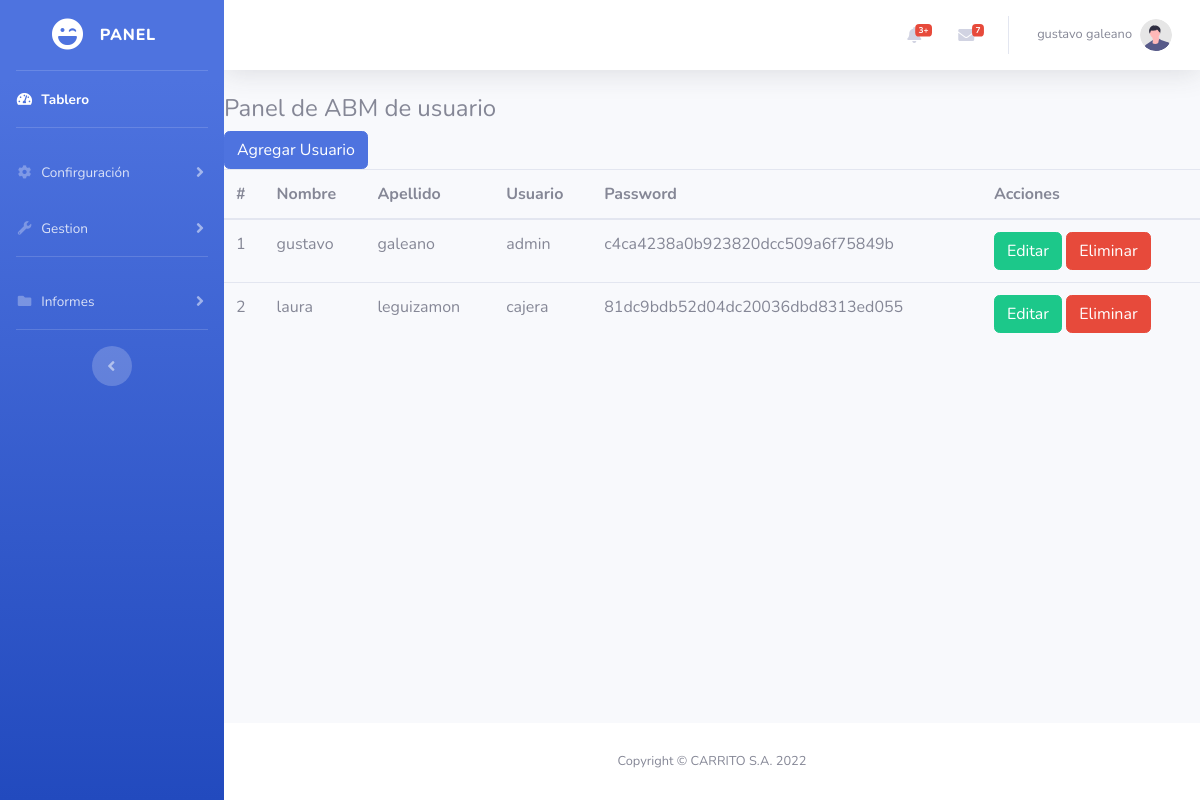
Page /usuario.php (signed in) on the committed database.
### tables this page shows
create table
    usuarios(
        id INT NOT NULL PRIMARY KEY AUTO_INCREMENT,
        nombre VARCHAR(20),
        apellido VARCHAR(20),
        usuario VARCHAR(20),
        password VARCHAR(20)
    );

### usuario.php (the view, shortened to what this page needs)
<?php
require_once 'header.php';
require_once 'conexion.php';
?>
<h4>Panel de ABM de usuario</h4>
<button type="button" class="btn btn-primary" data-toggle="modal" data-target="#modalUsuario" id="add">
    Agregar Usuario
</button>
<table class="table">
    <thead>
        <tr>
            <th scope="col">#</th>
            <th scope="col">Nombre</th>
            <th scope="col">Apellido</th>
            <th scope="col">Usuario</th>
            <th scope="col">Password</th>
            <th scope="col">Acciones</th>
        </tr>
    </thead>
    <tbody>
        <?php
        $sql = mysqli_query($db, "select * from usuarios");
        $i = 1;
        while ($row = mysqli_fetch_array($sql)) {
        ?>
            <tr>
                <td> <?php echo $i; ?> </td>
                <td> <?php echo $row['nombre']; ?> </td>
                <td> <?php echo $row['apellido']; ?> </td>
                <td> <?php echo $row['usuario']; ?> </td>
                <td> <?php echo md5($row['password']); ?> </td>
                <td>
                    <button type="submit" class="btn btn-success" data-toggle="modal" data-target="#modalUsuario"
                    onclick="relleno(
                        '<?php echo $row['id']; ?>',
                        '<?php echo $row['nombre']; ?>',
                        '<?php echo $row['apellido']; ?>',
                        '<?php echo $row['usuario']; ?>',
                        '<?php echo $row['password']; ?>')">
                        Editar
                    </button>
                    <button type="submit" class="btn btn-danger" onclick="eliminar(<?php echo $row['id']; ?>)">
                        Eliminar
                    </button>
                </td>
            </tr>
        <?php
            $i++;
        }
        ?>
    </tbody>
</table>
<?php
require_once 'footer.php'
?>

### header.php (shortened to what this page needs)
<!DOCTYPE html>
<html lang="en">
<head>
    <link href="vendor/fontawesome-free/css/all.min.css" rel="stylesheet" type="text/css">
    <link href="css/sb-admin-2.min.css" rel="stylesheet">
    <link href="css/sweetalert.css" rel="stylesheet">
</head>
<body id="page-top">
    <div id="wrapper">
        <ul class="navbar-nav bg-gradient-primary sidebar sidebar-dark accordion" id="accordionSidebar">
            <a class="sidebar-brand d-flex align-items-center justify-content-center" href="dashboard">
                <div class="sidebar-brand-icon rotate-n-12">
                    <i class="fas fa-laugh-wink"></i>
                </div>
                <div class="sidebar-brand-text mx-3">Panel </div>
            </a>
            <hr class="sidebar-divider my-0">
            <li class="nav-item active">
                <a class="nav-link" href="index?cod=1">
                    <i class="fas fa-fw fa-tachometer-alt"></i>
                    <span>Tablero</span></a>
            </li>
            <hr class="sidebar-divider">
            <li class="nav-item">
                <a class="nav-link collapsed" href="#" data-toggle="collapse" data-target="#collapseTwo" aria-expanded="true" aria-controls="collapseTwo">
                    <i class="fas fa-fw fa-cog"></i>
                    <span>Confirguración</span>
                </a>
            </li>
            <li class="nav-item">
                <a class="nav-link collapsed" href="#" data-toggle="collapse" data-target="#collapseUtilities" aria-expanded="true" aria-controls="collapseUtilities">
                    <i class="fas fa-fw fa-wrench"></i>
                    <span>Gestion</span>
                </a>
            </li>
            <hr class="sidebar-divider">
            <li class="nav-item">
                <a class="nav-link collapsed" href="#" data-toggle="collapse" data-target="#collapsePages" aria-expanded="true" aria-controls="collapsePages">
                    <i class="fas fa-fw fa-folder"></i>
                    <span>Informes</span>
                </a>
            </li>
            <hr class="sidebar-divider d-none d-md-block">
            <div class="text-center d-none d-md-inline">
                <button class="rounded-circle border-0" id="sidebarToggle"></button>
            </div>
        </ul>
        <div id="content-wrapper" class="d-flex flex-column">
            <div id="content">
                <nav class="navbar navbar-expand navbar-light bg-white topbar mb-4 static-top shadow">
                    <ul class="navbar-nav ml-auto">
                        <li class="nav-item dropdown no-arrow mx-1">
                            <a class="nav-link dropdown-toggle" href="#" id="alertsDropdown" role="button" data-toggle="dropdown" aria-haspopup="true" aria-expanded="false">
                                <i class="fas fa-bell fa-fw"></i>
                                <span class="badge badge-danger badge-counter">3+</span>
                            </a>
                        </li>
                        <li class="nav-item dropdown no-arrow mx-1">
                            <a class="nav-link dropdown-toggle" href="#" id="messagesDropdown" role="button" data-toggle="dropdown" aria-haspopup="true" aria-expanded="false">
                                <i class="fas fa-envelope fa-fw"></i>
                                <span class="badge badge-danger badge-counter">7</span>
                            </a>
                        </li>
                        <li class="nav-item dropdown no-arrow">
                            <a class="nav-link dropdown-toggle" href="#" id="userDropdown" role="button" data-toggle="dropdown" aria-haspopup="true" aria-expanded="false">
                                <span class="mr-2 d-none d-lg-inline text-gray-600 small">
                                    <?php echo $_SESSION['nombre'] . ' ' . $_SESSION['apellido'] ?>
                                </span>
                                <img class="img-profile rounded-circle" src="img/undraw_profile.svg">
                            </a>
                        </li>
                    </ul>
                </nav>

### footer.php (shortened to what this page needs)
</div>
<footer class="sticky-footer bg-white">
    <div class="container my-auto">
        <div class="copyright text-center my-auto">
            <span>Copyright &copy; CARRITO S.A. <?php echo date('Y') ?></span>
        </div>
    </div>
</footer>
</div>
</div>
</body>
</html>

### rows in the picture
usuarios: nombre "gustavo", apellido "galeano", usuario "admin", password "c4ca4238a0b923820dcc509a6f75849b"
usuarios: nombre "laura", apellido "leguizamon", usuario "cajera", password "81dc9bdb52d04dc20036dbd8313ed055"

### other values in the picture
$_SESSION['nombre'] "gustavo"
$_SESSION['apellido'] "galeano"
